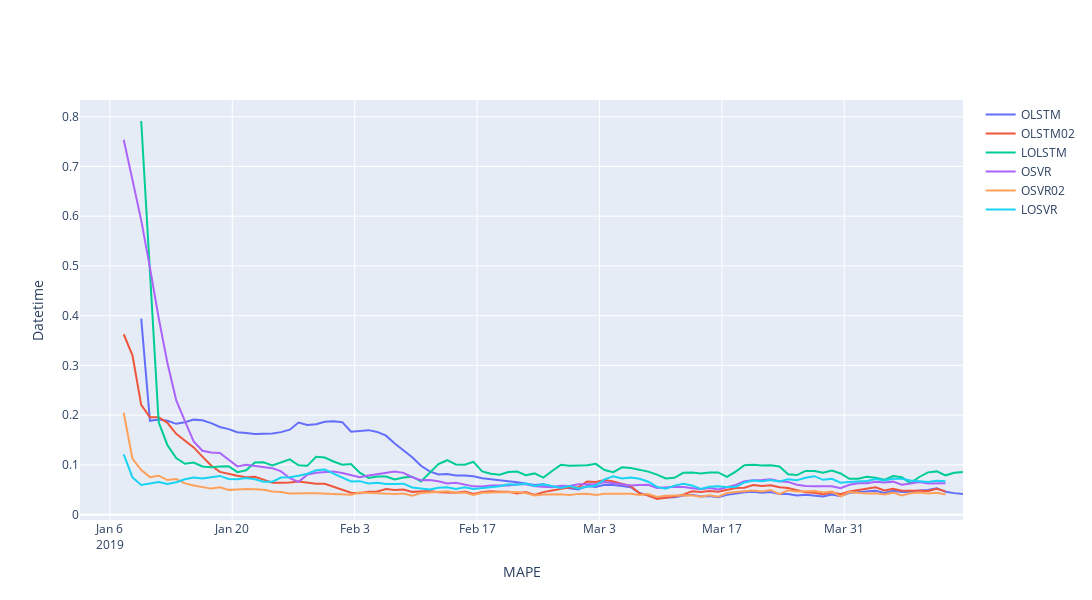

Notebook code cell kept with this figure:
### Code cell
fig = go.Figure()

fig.add_trace(go.Scatter(x=mape1.index, y=mape1['mape'],
                            mode='lines',
                            # line_shape='spline',
                            name='OLSTM'))

fig.add_trace(go.Scatter(x=mape2.index, y=mape2['mape'],
                            mode='lines',
                            # line_shape='spline',
                            name='OLSTM02'))

fig.add_trace(go.Scatter(x=mape3.index, y=mape3['mape'],
                            mode='lines',
                            # line_shape='spline',
                            name='LOLSTM'))

fig.add_trace(go.Scatter(x=mape4.index, y=mape4['mape'],
                            mode='lines',
                            # line_shape='spline',
                            name='OSVR'))

fig.add_trace(go.Scatter(x=mape5.index, y=mape5['mape'],
                            mode='lines',
                            # line_shape='spline',
                            name='OSVR02'))

fig.add_trace(go.Scatter(x=mape6.index, y=mape6['mape'],
                            mode='lines',
                            # line_shape='spline',
                            name='LOSVR'))
fig.update_layout(
    width=1300,
    height=600,
    xaxis_title="Datetime","
    yaxis_title="MAPE",
    # xaxis=dict(
    #     rangeslider=dict(
    #         visible=True
    #     ),
    # )
)
fig.write_html("/Users/cicada/Documents/DTU_resource/Thesis/Incremental-learning-EL/src/results/results-"+'converge'+".html")

fig.show()
